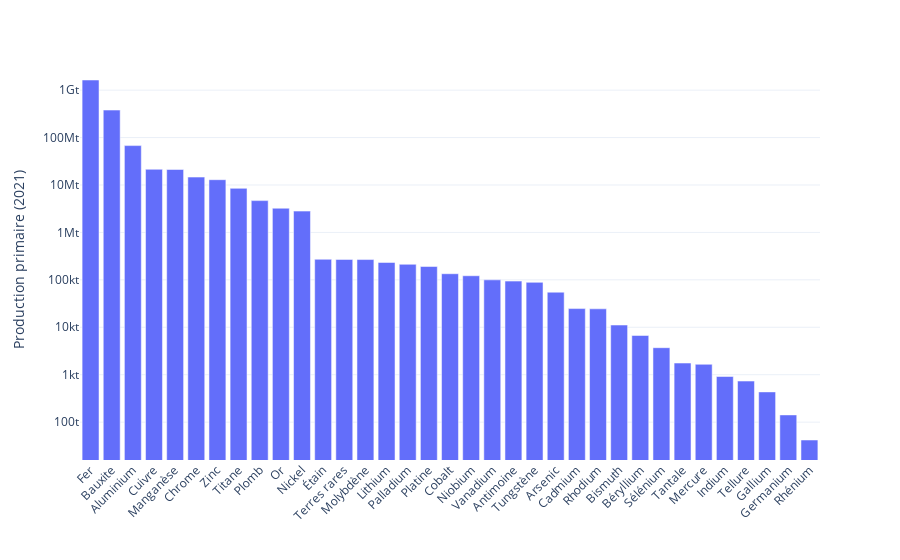

The notebook cell this image was saved under:
### Code cell
# All metals 
fig = df_prod[df_prod["Type"]=="Metal"].sort_values("2021", ascending=False)[["Commodity","2021"]].plot.bar(x="Commodity",y="2021")

fig.update_yaxes(
    type="log",
    dtick = 1,
    tickvals=[10**n for n in range(2,10)],
    ticktext=["100t","1kt","10kt","100kt","1Mt","10Mt","100Mt","1Gt"],
    exponentformat = 'power'
    )
fig.update_xaxes(tickangle= -45)  
fig.update_layout(
    xaxis_title = "",
    yaxis_title = "Production primaire (2021)",
    template = "plotly_white",
    )

### Figure 1 — Plotly figure (JSON) as saved in the notebook; plotly's stock layout.template omitted (floating-point values rounded to 4 significant figures)
{"data": [{"alignmentgroup": "True", "hovertemplate": "Commodity=%{x}<br>2021=%{y}<extra></extra>", "legendgroup": "", "marker": {"color": "#636efa", "pattern": {"shape": ""}}, "name": "", "offsetgroup": "", "orientation": "v", "showlegend": false, "textposition": "auto", "type": "bar", "x": ["Fer", "Bauxite", "Aluminium", "Cuivre", "Manganèse", "Chrome", "Zinc", "Titane", "Plomb", "Or", "Nickel", "Étain", "Terres rares", "Molybdène", "Lithium", "Palladium", "Platine", "Cobalt", "Niobium", "Vanadium", "Antimoine", "Tungstène", "Arsenic", "Cadmium", "Rhodium", "Bismuth", "Béryllium", "Sélénium", "Tantale", "Mercure", "Indium", "Tellure", "Gallium", "Germanium", "Rhénium"], "xaxis": "x", "y": [1635056040, 379850872, 67668825, 21415370, 21219335, 14676208, 12928724, 8493291, 4680596, 3235183, 2812251, 271033, 269203, 267724, 232530, 212590, 190865, 134476, 121902, 99969, 93997, 88537, 54895, 24770, 24479, 11143, 6716, 3710, 1760, 1657, 917, 734, 434, 142, 42], "yaxis": "y"}], "layout": {"barmode": "relative", "legend": {"tracegroupgap": 0}, "margin": {"t": 60}, "xaxis": {"anchor": "y", "domain": [0, 1], "tickangle": -45, "title": {"text": ""}}, "yaxis": {"anchor": "x", "domain": [0, 1], "dtick": 1, "exponentformat": "power", "ticktext": ["100t", "1kt", "10kt", "100kt", "1Mt", "10Mt", "100Mt", "1Gt"], "tickvals": [100, 1000, 10000, 100000, 1000000, 10000000, 100000000, 1000000000], "title": {"text": "Production primaire (2021)"}, "type": "log"}}}
